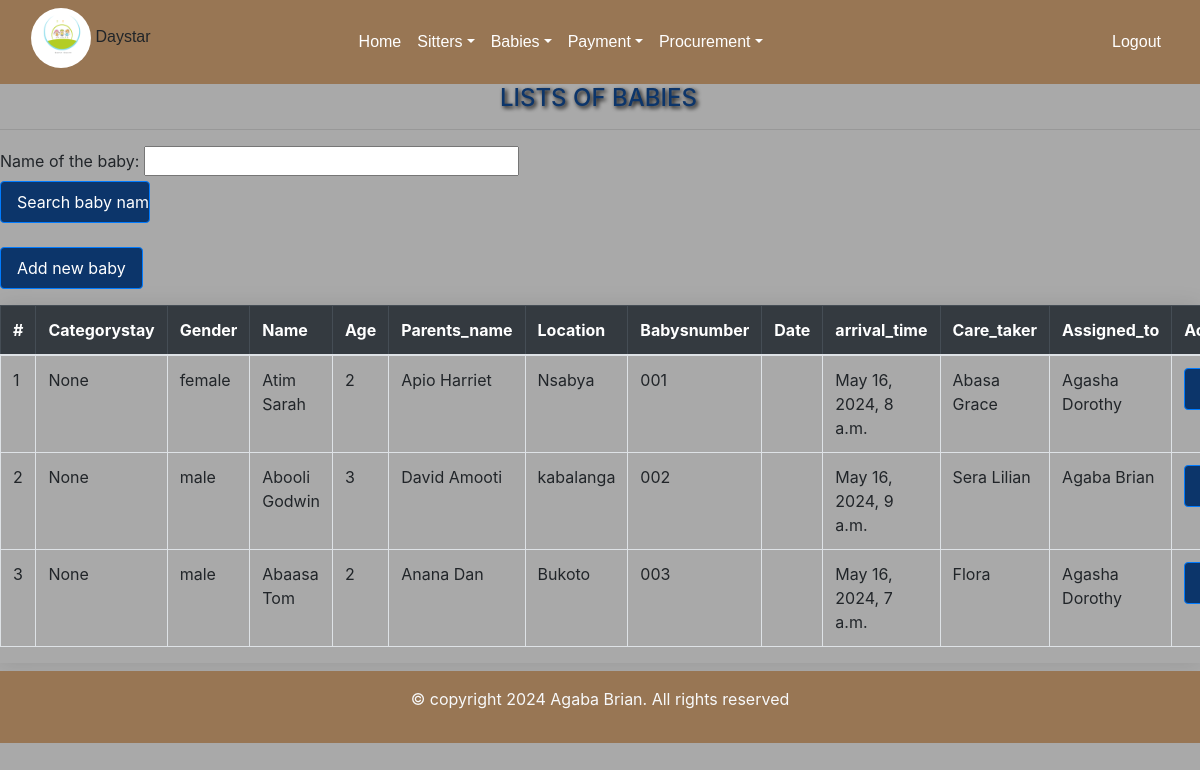
Page /babiesform/ (signed in) on the committed database.
### day/models.py (models this page shows, shortened)
class Babiesform(models.Model):
    c_stay=models.ForeignKey(Categorystay ,on_delete=models.CASCADE,default=1,null=True,blank=True)
    name_of_the_baby=models.CharField(max_length=200,)
    gender=models.CharField(choices=[('male', 'Male'),('female', 'Female')], max_length=100)
    age=models.IntegerField(default=0)
    parents_name=models.CharField(max_length=200)
    location=models.CharField(max_length=50)
    babys_number=models.CharField(max_length=100,unique=True)
    arrival_time=models.DateTimeField()
    care_taker=models.CharField(max_length=200)
    Assigned_to=models.ForeignKey(Sitter_arrival,on_delete=models.CASCADE)
    created_at=models.DateTimeField(auto_now_add=True, null=True)

class Sitter_arrival(models.Model):
    sitter_name=models.ForeignKey(Sitterform, on_delete=models.CASCADE)
    sitter_number=models.CharField(max_length=100,unique=True)
    date_of_arrival=models.DateTimeField()
    Attendancestatus=models.CharField(choices=[('onduty', 'onduty')], max_length=100)
    created_at=models.DateTimeField(auto_now_add=True, null=True)
    def __str__(self):
        return str(self.sitter_name)

class Sitterform(models.Model):
    name=models.CharField(max_length=200)
    gender=models.CharField(choices=[('male', 'Male'),('Female', 'Female')], max_length=100)
    location=models.CharField(choices=[('kabalagala', 'kabalagala')], max_length=100)
    date_of_birth=models.DateField(default=timezone.now)
    next_of_kin=models.CharField( max_length=200)
    national_identification_number=models.CharField(max_length=200,validators=[NINvalidate])
    recommenders_name=models.CharField(max_length=200)
    religon=models.CharField(max_length=200,null=True, blank=True)
    level_of_education=models.CharField( choices=[('Diploma','Diploma'),('Highschool certificate','Highschool certificate'),('Others','Others')],max_length=200)
    sitter_number=models.CharField(unique=True,max_length=100)
    contacts=models.CharField(max_length=100,validators=[contactvalidate])
    date=models.DateField(default=timezone.now)
    def __str__(self):
        return self.name

### day/views.py (the view)
# urls.py: path('babiesform/', views.babiesform, name='babiesform'),
@login_required
def babiesform(request):
    babies= Babiesform.objects.all().order_by('id')
    baby_filters=Baby_Filter(request.GET,queryset=babies)
    babies=baby_filters.qs
    return render(request,'babiesform.html',{'babies':babies, 'baby_filters':baby_filters})

### day/templates/babiesform.html (shortened to what this page needs)
{% extends 'base.html' %}
{% load static %}
{% block content%}
</head>
<body>
<h4 class="mb-3">LISTS OF BABIES</h4><hr>
<form action="" method="GET"style="margin-right:450px;">
    {{baby_filters.form}}
    <input type="submit" value="Search baby name" class="btn btn-primary" style="width:150px"/>
    </form>
<br>
<a href="/add" class="btn btn-primary mb-3">Add new baby</a>
<div class="table-responsive">
    <table class="table table-bordered table-hover">
        <thead class="table-dark">
            <tr>
                <th scope="col">#</th>
                <th scope="col">Categorystay</th>
                <th scope="col">Gender</th>
                <th scope="col">Name</th>
                <th scope="col">Age</th>
                <th scope="col">Parents_name</th>
                <th scope="col">Location</th>
                <th scope="col">Babysnumber</th>
                <th scope="col">Date</th>
                <th scope="col">arrival_time</th>
                <th scope="col">Care_taker</th>
                <th scope=>Assigned_to</th>
                <th scope=>Action</th>
            </tr>
        </thead>
        <tbody>
            {% for baby in babies %}
            <tr>
                <td>{{ baby.id }}</td>
                <td>{{ baby.c_stay}}</td>
                <td>{{ baby.gender }}</td>
                <td>{{ baby.name_of_the_baby }}</td>
                <td>{{ baby.age }}</td>
                <td>{{ baby.parents_name }}</td>
                <td>{{ baby.location }}</td>
                <td>{{ baby.babys_number}}</td>
                <td>{{ baby.date }}</td>
                <td>{{ baby.arrival_time}}</td>
                <td>{{ baby.care_taker}}</td>
                <td>{{ baby.Assigned_to}}</td>
                <td>
                    <a href="{% url 'read' id=baby.id %}"  class="btn btn-primary ">Read</a>
                </td>
            </tr>
            {% endfor %}
        </tbody>
    </table>
</div>
{% endblock %}

### day/templates/babiesform.html (style rules this page uses)
input { width: 50%; }
.table-responsive { box-shadow: 0 0 20px rgba(0, 0, 0, 0.1); }
h4 { margin-left: 500px; color:#0C356A; text-shadow: 2px 2px 4px #000000; }
body { background-color: darkgray; }
.btn-primary { background-color: #094f9f; }
.btn { background-color: #0c356a; color: white; transition: background-color 0.7s; text-decoration: none; padding: 8px 16px; border-radius: 4px; }

### rows in the picture
Babiesform: id "1", c_stay "None", gender "female", name_of_the_baby "Atim Sarah", age "2", parents_name "Apio Harriet", location "Nsabya", babys_number "001", arrival_time "May 16, 2024, 8 a.m.", care_taker "Abasa Grace", Assigned_to "Agasha Dorothy"
Babiesform: id "2", c_stay "None", gender "male", name_of_the_baby "Abooli Godwin", age "3", parents_name "David Amooti", location "kabalanga", babys_number "002", arrival_time "May 16, 2024, 9 a.m.", care_taker "Sera Lilian", Assigned_to "Agaba Brian"
Babiesform: id "3", c_stay "None", gender "male", name_of_the_baby "Abaasa Tom", age "2", parents_name "Anana Dan", location "Bukoto", babys_number "003", arrival_time "May 16, 2024, 7 a.m.", care_taker "Flora", Assigned_to "Agasha Dorothy"
